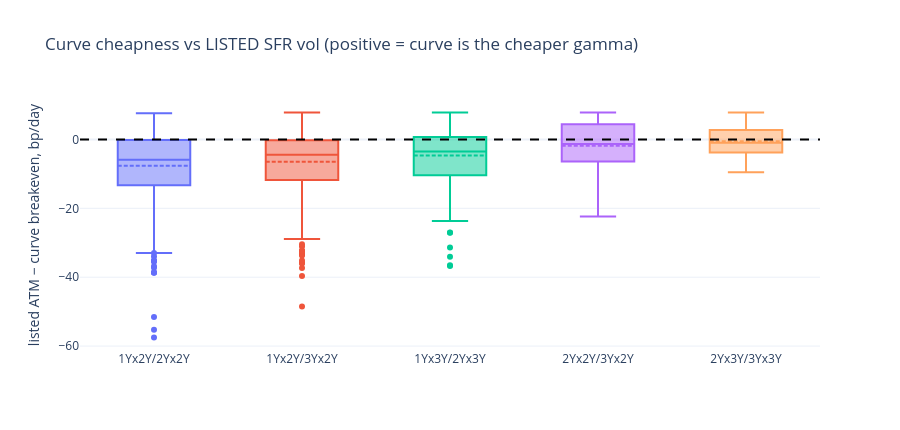

The notebook cell this image was saved under:
### Markdown cell above
### 9a. The gap distribution, in the note's own unit

`frac_cheap` compresses the answer to a sign. The size of the gap matters more:
a curve that is rich by 0.1 bp/day is a coin flip, one rich by 5 bp/day is not.

### Code cell
_g = PANEL.reset_index()
_gap = (_g[np.isfinite(_g["cheapness_vs_listed_bp_day"])]
        .groupby("structure")["cheapness_vs_listed_bp_day"]
        .describe(percentiles=[0.05, 0.25, 0.5, 0.75, 0.95]))
print("listed ATM minus curve breakeven, bp/day  (positive = curve CHEAP):")
print(_gap.round(3).to_string())

_fig = go.Figure()
for _lbl in sorted(_g["structure"].unique()):
    _s = _g[(_g["structure"] == _lbl) & np.isfinite(_g["cheapness_vs_listed_bp_day"])]
    _fig.add_trace(go.Box(y=_s["cheapness_vs_listed_bp_day"], name=_lbl, boxmean=True))
_fig.add_hline(y=0.0, line_dash="dash", line_color="black")
_fig.update_layout(title="Curve cheapness vs LISTED SFR vol (positive = curve is the cheaper gamma)",
                   yaxis_title="listed ATM − curve breakeven, bp/day",
                   height=430, template="plotly_white", showlegend=False)
_fig.show()

### Figure 1 — Plotly figure (JSON) as saved in the notebook; plotly's stock layout.template omitted (floating-point values rounded to 4 significant figures; data arrays with more than 128 entries replaced by an {"elided": "..."} marker saying what was removed)
{"data": [{"boxmean": true, "name": "1Yx2Y/2Yx2Y", "type": "box", "y": {"elided": "399 float values"}}, {"boxmean": true, "name": "1Yx2Y/3Yx2Y", "type": "box", "y": {"elided": "496 float values"}}, {"boxmean": true, "name": "1Yx3Y/2Yx3Y", "type": "box", "y": {"elided": "506 float values"}}, {"boxmean": true, "name": "2Yx2Y/3Yx2Y", "type": "box", "y": {"elided": "525 float values"}}, {"boxmean": true, "name": "2Yx3Y/3Yx3Y", "type": "box", "y": {"elided": "525 float values"}}], "layout": {"height": 430, "shapes": [{"line": {"color": "black", "dash": "dash"}, "type": "line", "x0": 0, "x1": 1, "xref": "x domain", "y0": 0.0, "y1": 0.0, "yref": "y"}], "showlegend": false, "title": {"text": "Curve cheapness vs LISTED SFR vol (positive = curve is the cheaper gamma)"}, "yaxis": {"title": {"text": "listed ATM − curve breakeven, bp/day"}}}}
